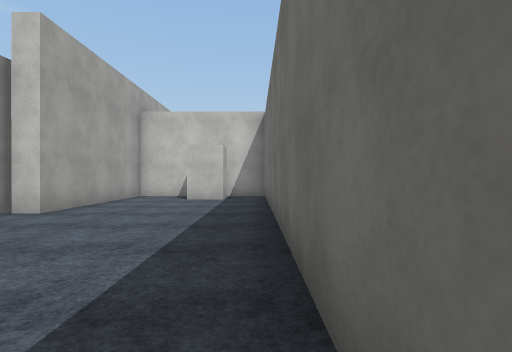
view 1 (above)

24 first-person views from a walk through a scene from a Unity 3-D project. The camera is 1.3 m above the floor, looks level and sees 80° across. The floor is counted in squares, 2 m on a side. Each view is taken from the middle of a square. On the plan, view 1 faces up. The plan holds only what a view shows up to about 10 squares ahead; the rest is blank. The place goes on beyond the plan. The player is left out. Some animated figures are not drawn. Surface patterns are stand-ins for the level's own textures.

view 2
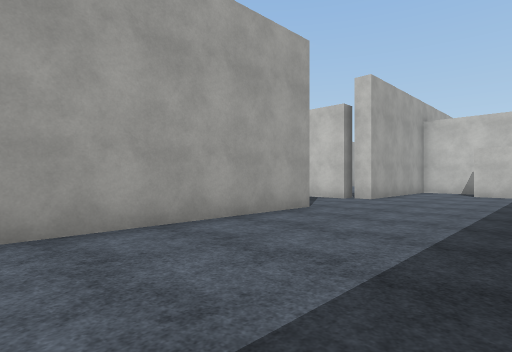

view 3
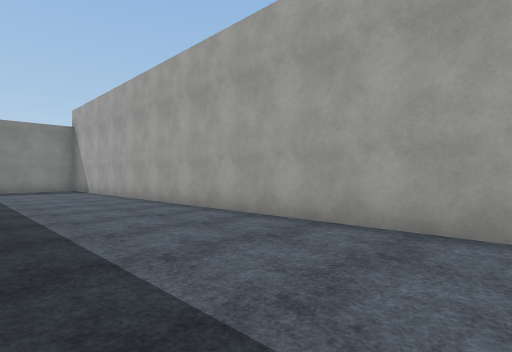

view 4
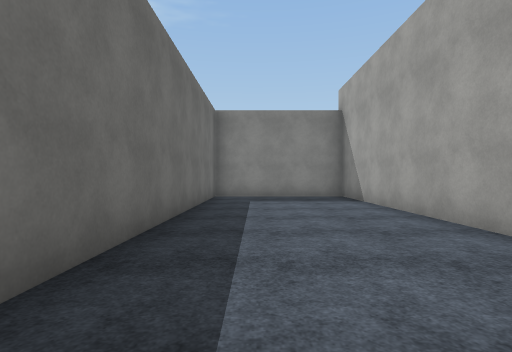

view 5
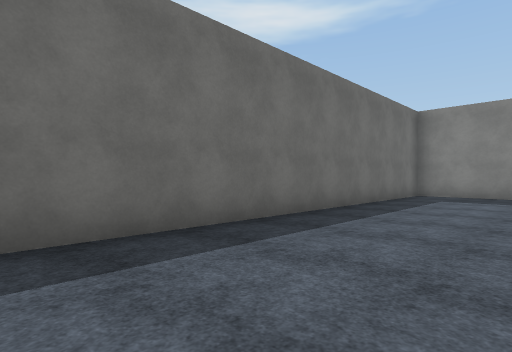

view 6
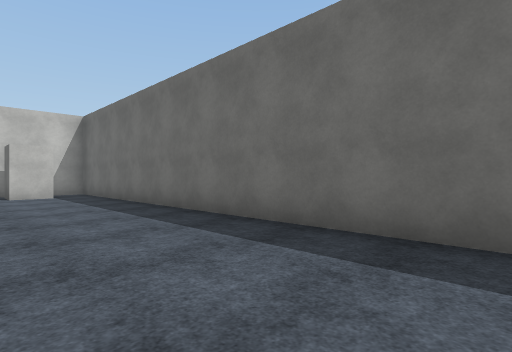

view 7
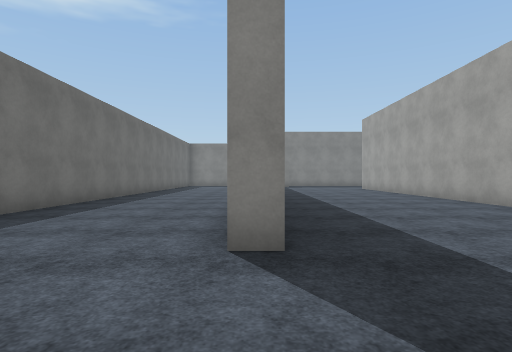

view 8
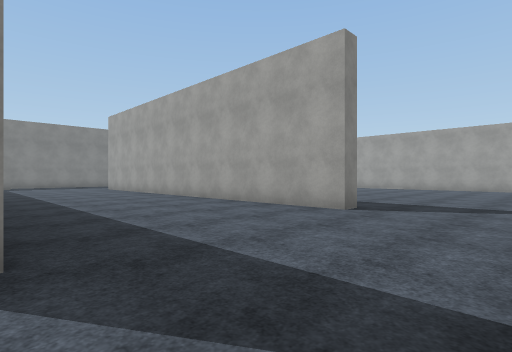

view 9
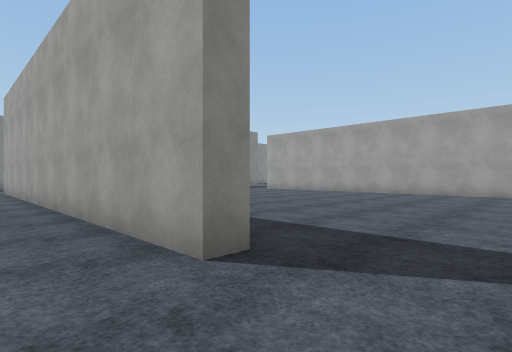

view 10
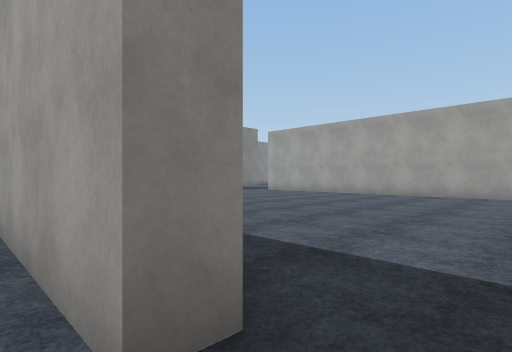

view 11
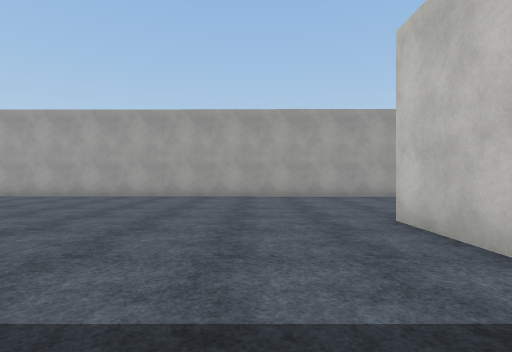

view 12
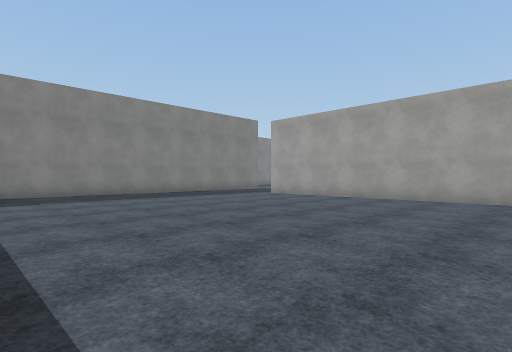

view 13
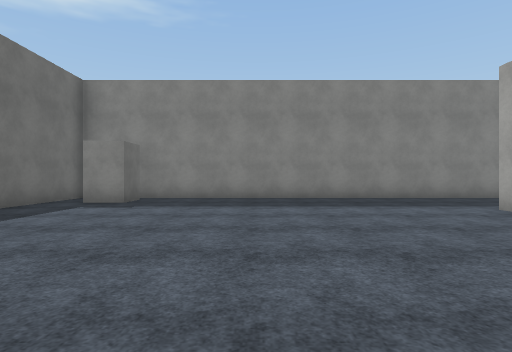

view 14
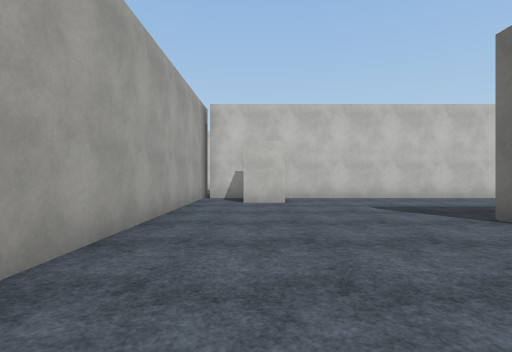

view 15
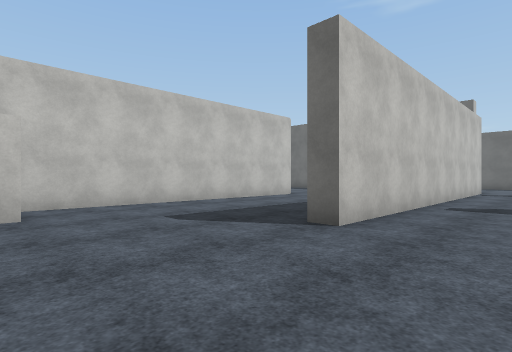

view 16
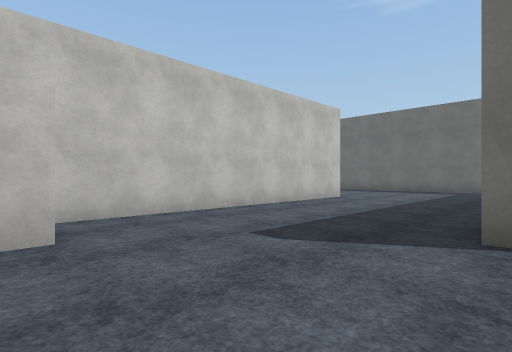

view 17
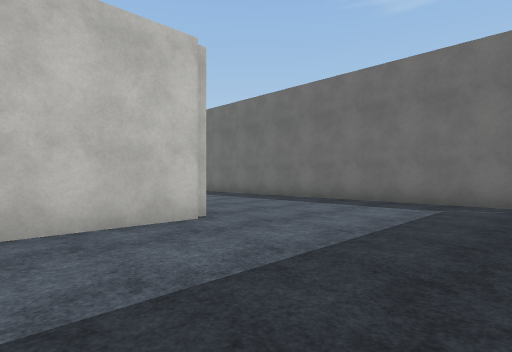

view 18
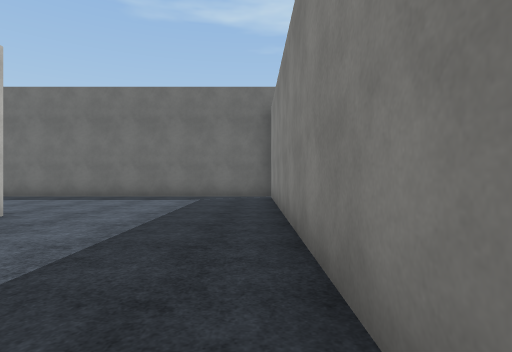

view 19
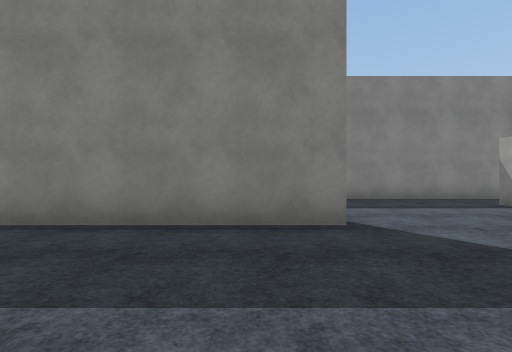

view 20
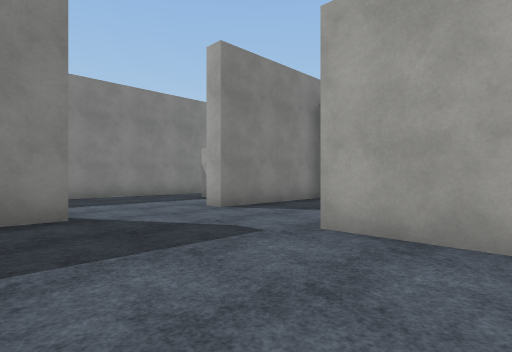

view 21
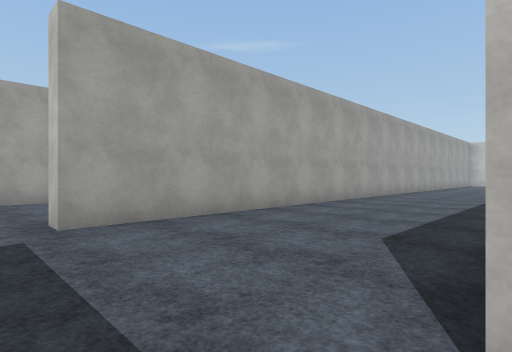

view 22
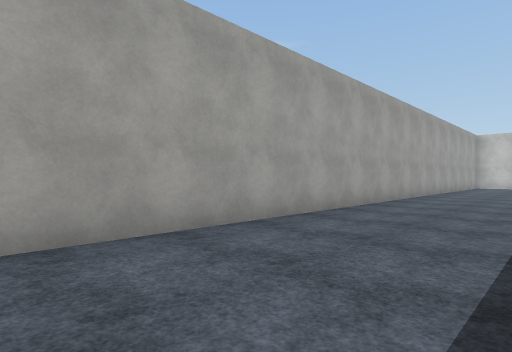

view 23
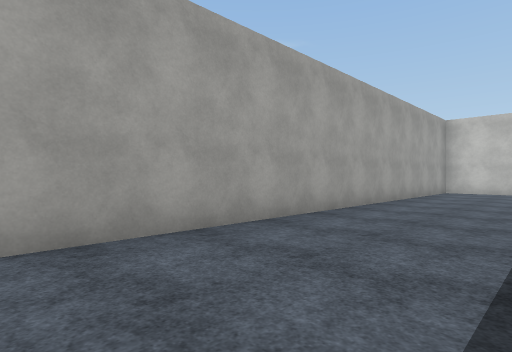

view 24
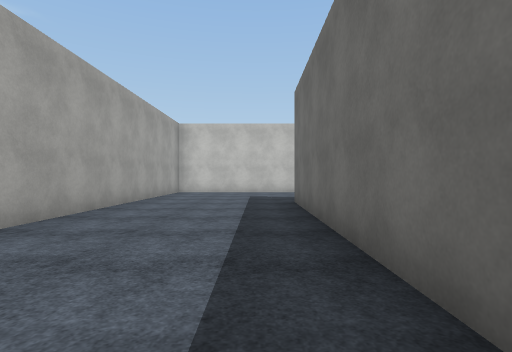

### Floor plan
Points are (right, up) in squares from view 1. A wall is a line through its corners. A room is listed if a view was taken in it or the views show most of it. See-through windows are left out.
Room 1 (views 1, 2, 3, 4, 5, 6, 7, 8)
walls: (-4.2, 2.4) (-3.8, 2.4) (-3.8, -14.7) (0.3, -14.7) (0.3, 9); (0.4, 9.9) (-3.8, 9.9) (-3.8, 5.3) (-4.4, 5.3) (-4.4, 5)
ways out: opening at (-4, 3.5) to room 2
objects: block (-2, 9) to (-1, 9)
Room 2 (views 9, 10, 11, 12, 13, 14, 15, 16, 17, 18, 19, 20, 21, 22, 23, 24)
walls: (-9.9, 2.1) (-9.4, 2.1) (-9.4, -8.8); (-13.5, 5.5) (-4.4, 5.5); (-20.1, 4.1) (-20, 10.6); (-9.9, -10.1) (-9.9, -7); (-22.2, -10) (-11.5, -10); (-4.4, 5) (-14.4, 5) (-14.4, 5.6); (-9.2, 9.9) (-19.4, 9.9); (-4.2, 5.3) (-4.2, 13.5); (-19.5, 10.7) (-19.7, -6.9); (-25, -10) (-25, -10.6); (-24.1, 13.1) (-24.2, -7.1); (-28, -14.7) (-23.2, -14.7)
ways out: opening at (-4, 3.5) to room 1; opening at (-25.5, -8.5)
objects: block (-27, -13) to (-27, -12); block (-18, 9); block (-11, -9)

Where each view was taken, in squares from view 1:
view 1: 0 up, 0 right, facing up
view 2: 3 down, 0 right, facing up-left
view 3: 0 up, 0 right, facing down-left
view 4: 5 down, 1 left, facing down
view 5: 4 down, 3 left, facing down-right
view 6: 2 down, 3 left, facing up-right
view 7: 5 up, 4 left, facing down
view 8: 5 up, 4 left, facing down-left
view 9: 4 up, 8 left, facing down-left
view 10: 3 up, 9 left, facing down-left
view 11: 3 up, 10 left, facing left
view 12: 1 up, 11 left, facing down-left
view 13: 1 down, 15 left, facing down
view 14: 1 up, 18 left, facing up
view 15: 3 up, 18 left, facing up-right
view 16: 5 up, 18 left, facing up-right
view 17: 6 up, 12 left, facing up-right
view 18: 6 up, 14 left, facing right
view 19: 6 down, 21 left, facing down
view 20: 5 down, 21 left, facing down-left
view 21: 8 down, 20 left, facing up-left
view 22: 4 down, 21 left, facing up-left
view 23: 2 up, 21 left, facing up-left
view 24: 3 up, 21 left, facing up
